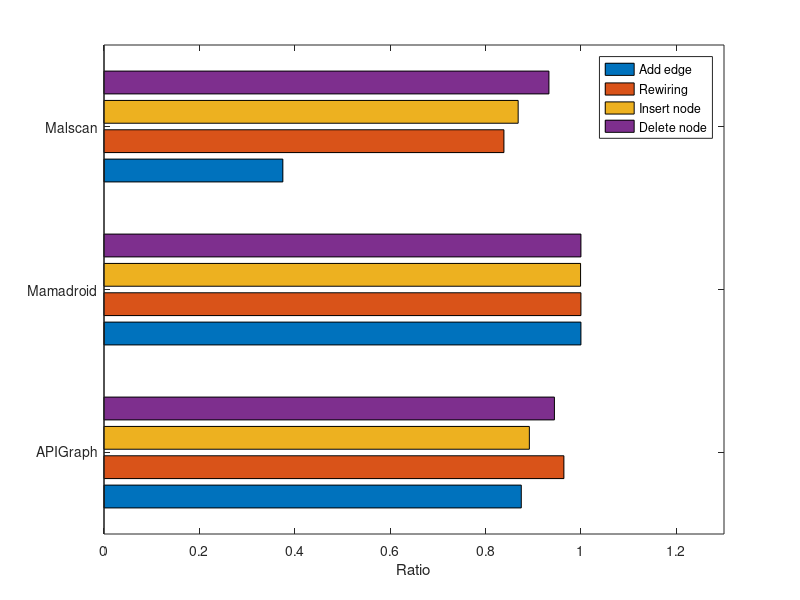

Here is the MATLAB script that generated this plot: (Note: this script raises an error after producing the figure.)
%% ori dat
%%
% Target	alg
% Malscan 	Add edge	0.375		35.9047619
% 	Rewiring	0.34431631		37.53110048
% 	Insert node	0.283625731		24.20618557
% 	Delete node	0.303983229		6.620689655
% 	Add edge	0.875		1
% APIGraph	Rewiring	0.964285714		1
% 	Insert node	0.891891892		1
% 	Delete node	0.944444444		1
% Mamadroid	Add edge	1		9.127939142
% 	Rewiring	1		9.527355623
% 	Insert node	0.999267399		9.147877013
% 	Delete node	1		9.118503119


%%
% x = [1980 1990 2000];
% y = [40 50 63 52; 42 55 50 48; 30 20 44 40];
% barh(x,y)
% xlabel('Snowfall')
% ylabel('Year')
% legend({'Springfield','Fairview','Bristol','Jamesville'})
clear
clc
x = [1,2,3];
y = [0.875	0.964285714	0.891891892	0.944444444; 
    1	1	0.999267399	1
     0.375	0.838550247	0.868421053	0.932914046
 ];
barh(x,y)

xlim([0  1.3])
legend({'Add edge', 'Rewiring', 'Insert node', 'Delete node'})
dx=0;
dy=0;

z =reshape(y', 1,12);


xidx = reshape(y',1,12);
yidx = []
for i = 1:3
   for j = 0.15:0.15:0.7 
    yidx = [yidx, i-0.3+j];
   end
end
xtl = '\begin{tabular}{c} APIGraph \\ +Malscan\end{tabular}'
yticklabels({'APIGraph', 'Mamadroid','Malscan'})
% set(gca,'yticklabel',{{'line1','line2'}}) 

xlabel('Ratio')
text(xidx, yidx, trans_double_str(z));
